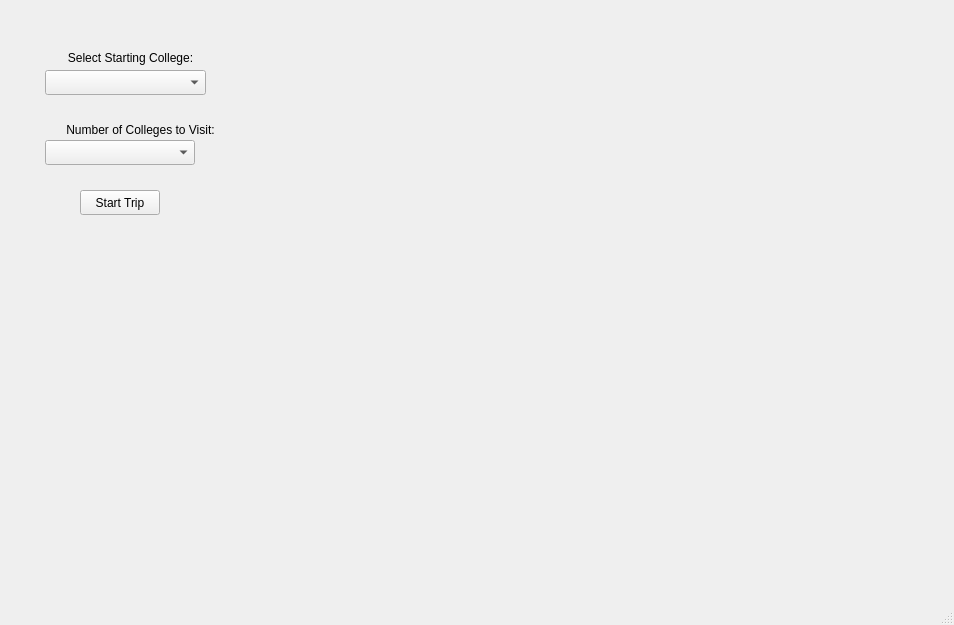
<?xml version="1.0" encoding="UTF-8"?>
<ui version="4.0">
 <class>BasicTripWindow</class>
 <widget class="QMainWindow" name="BasicTripWindow">
  <property name="geometry">
   <rect>
    <x>0</x>
    <y>0</y>
    <width>954</width>
    <height>625</height>
   </rect>
  </property>
  <property name="windowTitle">
   <string>MainWindow</string>
  </property>
  <widget class="QWidget" name="centralwidget">
   <widget class="QPushButton" name="startTripButtonBT">
    <property name="geometry">
     <rect>
      <x>80</x>
      <y>190</y>
      <width>80</width>
      <height>25</height>
     </rect>
    </property>
    <property name="text">
     <string>Start Trip</string>
    </property>
   </widget>
   <widget class="QComboBox" name="numCollegestoVisitDropdownBT">
    <property name="geometry">
     <rect>
      <x>45</x>
      <y>140</y>
      <width>150</width>
      <height>25</height>
     </rect>
    </property>
   </widget>
   <widget class="QComboBox" name="selectStartingCollegeDropdownBT">
    <property name="geometry">
     <rect>
      <x>45</x>
      <y>70</y>
      <width>161</width>
      <height>25</height>
     </rect>
    </property>
   </widget>
   <widget class="QLabel" name="selectStartingCollegeLabelBT">
    <property name="geometry">
     <rect>
      <x>45</x>
      <y>50</y>
      <width>171</width>
      <height>16</height>
     </rect>
    </property>
    <property name="text">
     <string>Select Starting College:</string>
    </property>
    <property name="alignment">
     <set>Qt::AlignmentFlag::AlignCenter</set>
    </property>
   </widget>
   <widget class="QLabel" name="numCollegestoVisitLabelBT">
    <property name="geometry">
     <rect>
      <x>45</x>
      <y>120</y>
      <width>191</width>
      <height>20</height>
     </rect>
    </property>
    <property name="text">
     <string>Number of Colleges to Visit:</string>
    </property>
    <property name="alignment">
     <set>Qt::AlignmentFlag::AlignCenter</set>
    </property>
   </widget>
  </widget>
  <widget class="QMenuBar" name="menubar">
   <property name="geometry">
    <rect>
     <x>0</x>
     <y>0</y>
     <width>954</width>
     <height>25</height>
    </rect>
   </property>
  </widget>
  <widget class="QStatusBar" name="statusbar"/>
 </widget>
 <resources/>
 <connections/>
</ui>
